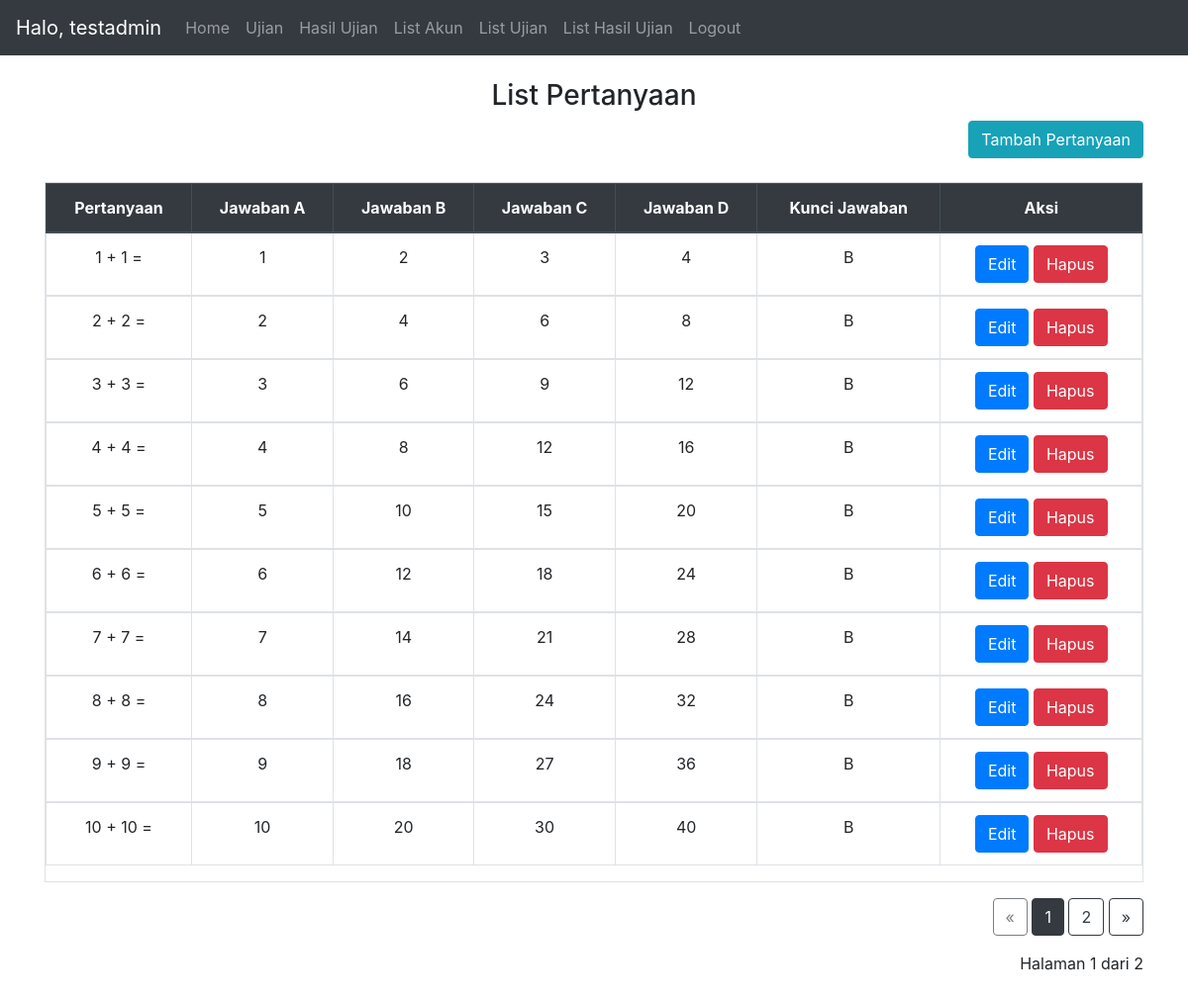
The app's page /list_question/1/1 (signed in) with its own data.
### website/models.py (models this page shows)
class User(db.Model, UserMixin):
    id = db.Column(db.Integer, primary_key=True)
    email = db.Column(db.String(150), unique=True)
    password = db.Column(db.String(150))
    name = db.Column(db.String(150))
    type = db.Column(db.String(150))
    notes = db.relationship('Note')
    results = db.relationship('Result')
    useranswer = db.relationship('UserAnswer')

class Question(db.Model):
    id = db.Column(db.Integer, primary_key=True)
    exam_id = db.Column(db.Integer, db.ForeignKey('exam.id'))
    question = db.Column(db.String(1000))
    answer1 = db.Column(db.String(150))
    answer2 = db.Column(db.String(150))
    answer3 = db.Column(db.String(150))
    answer4 = db.Column(db.String(150))
    correct = db.Column(db.String(1))
    useranswer = db.relationship('UserAnswer')

### website/views.py (the view)
@views.route('/list_question/<id>/<page>', methods=['GET','POST'])
@login_required
def list_question(id,page):
    if current_user.type != 'admin':
        return redirect("/")
    else:
        db_question = Question.query.filter_by(exam_id=id).paginate(page=int(page), per_page=10)
        return render_template("list_question.html", user=current_user, questions=db_question, examid=id)#, kelas=db_class)

### website/__init__.py (called while the page is built)
def create_app():
    app = Flask(__name__)
    app.config['SECRET_KEY'] = 'secret key'
    app.config['SQLALCHEMY_DATABASE_URI'] = f'sqlite:///{DB_NAME}'
    db.init_app(app)
    from .views import views
    from .auth import auth
    app.register_blueprint(views, url_prefix='/')
    app.register_blueprint(auth, url_prefix='/')
    from .models import User, Note, Exam, Result, Question,UserAnswer #,Class
    with app.app_context():
        db.create_all()
    login_manager = LoginManager()
    login_manager.login_view = 'auth.login'
    login_manager.init_app(app)
    @login_manager.user_loader
    def load_user(id):
        return User.query.get(int(id))
    return app

### website/templates/list_question.html
{% extends "base.html" %} {% block title %}List Pertanyaan{% endblock %} {% block
content %}
<br>
<h3 align="center">List Pertanyaan</h3>
<div class="text-right">
  <a type="button" class="btn btn-info" href="/add_question/{{examid}}">Tambah Pertanyaan</a>
</div>
<br>
<div class="table table-responsive table-hover table-bordered">
  <table class="table">
    <thead class="text-center thead-dark">
      <tr>
        <th>Pertanyaan</th>
        <th>Jawaban A</th>
        <th>Jawaban B</th>
        <th>Jawaban C</th>
        <th>Jawaban D</th>
        <th>Kunci Jawaban</th>
        <th>Aksi</th>
      </tr>
    </thead>
    {% for question in questions %}
    <tbody class="text-center">
      <td>{{question.question}}</td>
      <td>{{question.answer1}}</td>
      <td>{{question.answer2}}</td>
      <td>{{question.answer3}}</td>
      <td>{{question.answer4}}</td>
      <td>{{question.correct}}</td>
      <td>
        <a type="button" class="btn btn-primary" href="/edit_question/{{question.id}}">Edit</a>
        <a class="btn btn-danger" href="/delete_question/{{question.id}}/{{examid}}/{{questions.page}}"
        onclick="return confirm('Apakah anda yakin akan menghapus pertanyaan {{ question.id }}?');" title="Delete">
        Hapus</a>
      </td>
    </tbody>
    {% endfor %}
  </table>
</div>
<div class="text-right">
  <a href="{{questions.prev_num}}" class="btn btn-outline-dark {% if questions.page == 1 %}disabled{% endif %}">&laquo;</a>
  {% for number in questions.iter_pages(left_edge=1, right_edge=1, left_current=1, right_current=2) %}
    {% if number %}
      {% if questions.page != number %}
        <span>
          <a class="btn btn-outline-dark"
              href="{{number}}">
          {{number}}
          </a>
        </span>
      {% else %}
          <span class="btn btn-dark">{{number}}</span>
      {% endif %}
    {% else %}
    ...
    {% endif %}
  {% endfor %}
  <a href="{{questions.next_num}}" class="btn btn-outline-dark {% if questions.page == questions.pages %}disabled{% endif %}">&raquo;</a>
  <p class="text-right mt-3">
    Halaman {{ questions.page }} dari {{ questions.pages }}
  </p>
</div>
{% endblock %}

### website/templates/base.html (shortened to what this page needs)
<!DOCTYPE html>
<html>
  <head>
    <link
      rel="stylesheet"
      href="https://stackpath.bootstrapcdn.com/bootstrap/4.4.1/css/bootstrap.min.css"
    />
    <link
      rel="stylesheet"
      href="https://stackpath.bootstrapcdn.com/font-awesome/4.7.0/css/font-awesome.min.css"
    />
  </head>
  <body>
    <nav class="navbar navbar-expand-lg navbar-dark bg-dark">
      <div class="collapse navbar-collapse" id="navbar">
        <div class="navbar-nav">
          {% if user.is_authenticated %}
          <span class="navbar-brand">
            Halo, {{user.name}}
          </span>
          <a class="nav-item nav-link" id="home" href="/">Home</a>
          <a class="nav-item nav-link" id="exam" href="/insert_token">Ujian</a>
          <a class="nav-item nav-link" id="exam" href="/result/1">Hasil Ujian</a>
          {% if user.type =='admin' %}
            <a class="nav-item nav-link" id="account_list" href="/list_account/1">List Akun</a>
            <a class="nav-item nav-link" id="exam_list" href="/list_exam/1">List Ujian</a>
            <a class="nav-item nav-link" id="exam_list" href="/list_result/1">List Hasil Ujian</a>
            {% endif %}
          <a class="nav-item nav-link" id="logout" href="/logout">Logout</a>
          {% else %}
          <a class="nav-item nav-link" id="login" href="/login">Login</a>
          {% endif %}
        </div>
      </div>
    </nav>
    <div id="content" class="container">{% block content %} {% endblock %}</div>
  <br>
  </body>
</html>

### records on screen
User: name "testadmin"
Question: question "1 + 1 =", answer1 "1", answer2 "2", answer3 "3", answer4 "4", correct "B"
Question: question "2 + 2 =", answer1 "2", answer2 "4", answer3 "6", answer4 "8", correct "B"
Question: question "3 + 3 =", answer1 "3", answer2 "6", answer3 "9", answer4 "12", correct "B"
Question: question "4 + 4 =", answer1 "4", answer2 "8", answer3 "12", answer4 "16", correct "B"
Question: question "5 + 5 =", answer1 "5", answer2 "10", answer3 "15", answer4 "20", correct "B"
Question: question "6 + 6 =", answer1 "6", answer2 "12", answer3 "18", answer4 "24", correct "B"
Question: question "7 + 7 =", answer1 "7", answer2 "14", answer3 "21", answer4 "28", correct "B"
Question: question "8 + 8 =", answer1 "8", answer2 "16", answer3 "24", answer4 "32", correct "B"
Question: question "9 + 9 =", answer1 "9", answer2 "18", answer3 "27", answer4 "36", correct "B"
Question: question "10 + 10 =", answer1 "10", answer2 "20", answer3 "30", answer4 "40", correct "B"

### other values on screen
{{ number }} "1"
{{ number }} "2"
{{ questions.page }} "1"
{{ questions.pages }} "2"
